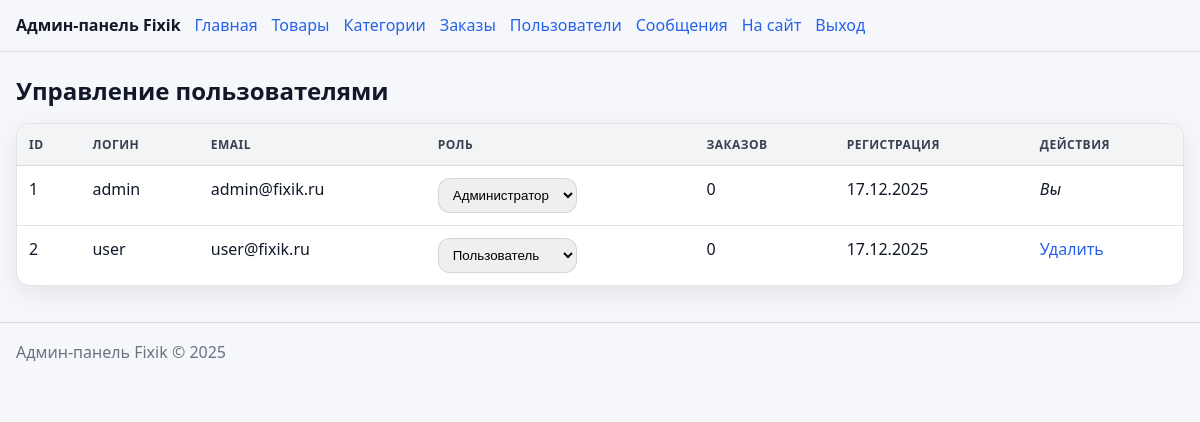
The page /admin/users.php (signed in) on the database its author committed.
### tables this page shows
CREATE TABLE IF NOT EXISTS users (
    id INT AUTO_INCREMENT PRIMARY KEY,
    username VARCHAR(50) NOT NULL UNIQUE,
    email VARCHAR(100) NOT NULL UNIQUE,
    password VARCHAR(255) NOT NULL,
    role ENUM('user', 'admin') DEFAULT 'user',
    created_at TIMESTAMP DEFAULT CURRENT_TIMESTAMP
);

### admin/users.php (the view, shortened to what this page needs)
<?php
require_once '../includes/config.php';
$users = $conn->query("SELECT u.*, (SELECT COUNT(*) FROM orders WHERE user_id = u.id) as orders_count FROM users u ORDER BY u.id");
include 'header.php';
?>
<h1>Управление пользователями</h1>
<table>
    <tr>
        <th>ID</th>
        <th>Логин</th>
        <th>Email</th>
        <th>Роль</th>
        <th>Заказов</th>
        <th>Регистрация</th>
        <th>Действия</th>
    </tr>
    <?php while ($user = $users->fetch_assoc()): ?>
        <tr>
            <td><?php echo $user['id']; ?></td>
            <td><?php echo htmlspecialchars($user['username']); ?></td>
            <td><?php echo htmlspecialchars($user['email']); ?></td>
            <td>
                <form method="POST" style="display: inline;">
                    <select name="role" onchange="this.form.submit()">
                        <option value="user" <?php echo $user['role'] === 'user' ? 'selected' : ''; ?>>Пользователь</option>
                        <option value="admin" <?php echo $user['role'] === 'admin' ? 'selected' : ''; ?>>Администратор</option>
                    </select>
                </form>
            </td>
            <td><?php echo $user['orders_count']; ?></td>
            <td><?php echo date('d.m.Y', strtotime($user['created_at'])); ?></td>
            <td>
                <?php if ($user['id'] != $_SESSION['user_id']): ?>
                    <a href="users.php?delete=<?php echo $user['id']; ?>" onclick="return confirm('Удалить пользователя?')">Удалить</a>
                <?php else: ?>
                    <em>Вы</em>
                <?php endif; ?>
            </td>
        </tr>
    <?php endwhile; ?>
</table>
<?php include 'footer.php'; ?>

### admin/header.php (style rules this page uses)
:root { --bg: #f6f7fb; --card: #ffffff; --text: #111827; --muted: #6b7280; --border: rgba(17, 24, 39, 0.12); --shadow: 0 8px 24px rgba(17, 24, 39, 0.08); --primary: #2563eb; --primary-600: #1d4ed8; --danger: #b91c1c; --success: #047857; --radius: 14px; }
* { box-sizing: border-box; }
body { margin: 0; font-family: system-ui, -apple-system, Segoe UI, Roboto, Arial, sans-serif; background: var(--bg); color: var(--text); line-height: 1.45; }
a { color: var(--primary); text-decoration: none; }
h1 { font-size: 24px; margin: 0 0 14px; }
select, input[type="text"], input[type="number"], textarea { border: 1px solid var(--border); border-radius: 12px; padding: 8px 10px; outline: none; }
table { width: 100%; border-collapse: separate; border-spacing: 0; overflow: hidden; background: var(--card); border: 1px solid var(--border); border-radius: var(--radius); box-shadow: var(--shadow); }
th, td { padding: 12px 12px; border-bottom: 1px solid var(--border); vertical-align: top; text-align: left; }
th { background: #f3f4f6; font-size: 12px; text-transform: uppercase; letter-spacing: 0.04em; color: #374151; }
tr:last-child td { border-bottom: none; }

### rows shown on the page
users: id "1", username "admin", email "admin@fixik.ru", role "Администратор", orders_count "0", created_at "17.12.2025", shows "Вы"
users: id "2", username "user", email "user@fixik.ru", role "Пользователь", orders_count "0", created_at "17.12.2025"
